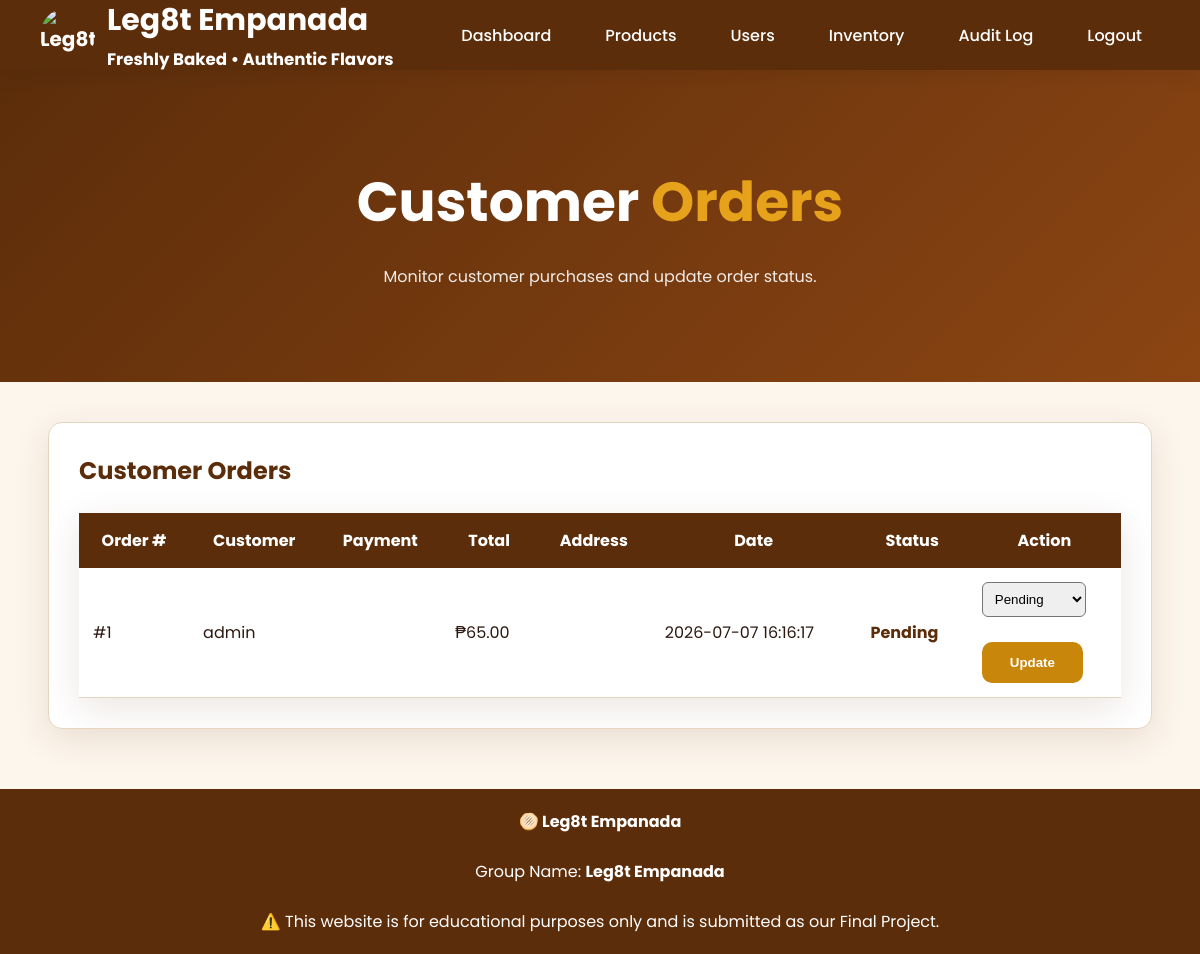
Page /admin/orders.php (signed in) on the committed database.
### tables this page shows
CREATE TABLE `orders` (
  `order_id` int(11) NOT NULL,
  `user_id` int(11) DEFAULT NULL,
  `total_amount` decimal(10,2) DEFAULT NULL,
  `payment_method` varchar(50) DEFAULT NULL,
  `delivery_address` text DEFAULT NULL,
  `order_date` datetime DEFAULT NULL,
  `order_status` varchar(30) DEFAULT NULL
);

CREATE TABLE `users` (
  `user_id` int(11) NOT NULL,
  `fullname` varchar(100) DEFAULT NULL,
  `email` varchar(100) DEFAULT NULL,
  `password` varchar(255) DEFAULT NULL,
  `address` text DEFAULT NULL,
  `contact` varchar(20) DEFAULT NULL,
  `role` varchar(20) DEFAULT 'buyer',
  `status` varchar(20) DEFAULT 'pending'
);

### admin/orders.php (the view, shortened to what this page needs)
<?php
include("../includes/db.php");
$orders = mysqli_query(
    $conn,
    "SELECT
        orders.*,
        users.fullname
     FROM orders
     INNER JOIN users
     ON orders.user_id = users.user_id
     ORDER BY orders.order_date DESC"
);
?>
<!DOCTYPE html>
<html lang="en">
<head>
    <link rel="stylesheet" href="../style.css">
</head>
<body>
    <nav>
        <div class="logo">
    <img
        src="images/logo.png"
        alt="Leg8t Empanada"
        class="logo-image"
    >
    <div class="logo-text">
        <h2>
            Leg8t Empanada
        </h2>
        <small>
            Freshly Baked • Authentic Flavors
        </small>
    </div>
</div>
        <ul>
            <li>
                <a href="dashboard.php">
                    Dashboard
                </a>
            </li>
            <li>
                <a href="products.php">
                    Products
                </a>
            </li>
            <li>
                <a href="users.php">
                    Users
                </a>
            </li>
            <li>
                <a href="inventory.php">
                    Inventory
                </a>
            </li>
            <li>
                <a href="audit_log.php">
                    Audit Log
                </a>
            </li>
            <li>
                <a href="../logout.php">
                    Logout
                </a>
            </li>
        </ul>
    </nav>
    <section class="hero">
        <h1>
            Customer
            <span>
                Orders
            </span>
        </h1>
        <p>
            Monitor customer purchases and update order status.
        </p>
    </section>
    <div class="container">
        <div class="card" style="padding:30px;">
            <h2 style="margin-bottom:25px; color:var(--brown);">
                Customer Orders
            </h2>
            <table>
                <thead>
                    <tr>
                        <th>
                            Order #
                        </th>
                        <th>
                            Customer
                        </th>
                        <th>
                            Payment
                        </th>
                        <th>
                            Total
                        </th>
                        <th>
                            Address
                        </th>
                        <th>
                            Date
                        </th>
                        <th>
                            Status
                        </th>
                        <th>
                            Action
                        </th>
                    </tr>
                </thead>
                <tbody>
                    <?php
while($row = mysqli_fetch_assoc($orders)){
?>
                    <tr>
                        <td>
                            #<?php echo $row['order_id']; ?>
                        </td>
                        <td>
                            <?php echo $row['fullname']; ?>
                        </td>
                        <td>
                        </td>
                        <td>
                            ₱<?php echo number_format($row['total_amount'],2); ?>
                        </td>
                        <td>
                        </td>
                        <td>
                            <?php echo $row['order_date']; ?>
                        </td>
                        <td>
                            <span style="font-weight:bold; color:#5C2D0A;">
                                <?php echo $row['order_status']; ?>
                            </span>
                        </td>
                        <td>
                            <form method="POST">
                                <select name="status" style="padding:8px; border-radius:6px;">
                                    <option <?php if($row['order_status']=="Pending") echo "selected"; ?>>
                                        Pending
                                    </option>
                                </select>
                                <br><br>
                                <button name="update_status" class="btn btn-primary">
                                    Update
                                </button>
                            </form>
                        </td>
                    </tr>
                    <?php
}
?>
                </tbody>
            </table>
        </div>
    </div>
    <footer>
        <strong>
            🫓 Leg8t Empanada
        </strong>
        <br><br>
        Group Name:
        <strong>
           Leg8t Empanada
        </strong>
        <br><br>
        ⚠️ This website is for educational purposes only and is submitted as our Final Project.
    </footer>
</body>
</html>

### style.css (style rules this page uses)
:root { --gold: #C8860A; --gold-light: #E6A21A; --gold-bg: #FFF8EC; --brown: #5C2D0A; --brown-light: #8B4513; --cream: #FDF6ED; --white: #FFFFFF; --text: #2C1810; --text2: #6B4C3B; --border: #E8D5C0; --success: #1B6B2F; --danger: #B42318; --radius: 14px; --shadow: 0 10px 35px rgba(92, 45, 10, .12); }
* { margin: 0; padding: 0; box-sizing: border-box; }
html { scroll-behavior: smooth; }
body { font-family: 'Poppins', sans-serif; background: var(--cream); color: var(--text); min-height: 100vh; }
nav { height: 70px; background: var(--brown); display: flex; justify-content: space-between; align-items: center; padding: 0 40px; position: sticky; top: 0; z-index: 999; box-shadow: 0 5px 20px rgba(0, 0, 0, .08); }
.logo { display: flex; align-items: center; gap: 12px; color: white; font-size: 24px; font-weight: 700; }
.logo { display:flex; align-items:center; gap:12px; font-weight:700; color:white; font-size:20px; }
.logo-image { width:55px; height:55px; object-fit:contain; border-radius:50%; }
nav ul { list-style: none; display: flex; gap: 18px; }
nav ul li a { color: white; text-decoration: none; padding: 10px 18px; border-radius: 8px; transition: .3s; font-weight: 500; }
.hero { background: linear-gradient(135deg, var(--brown), var(--brown-light)); color: white; padding: 90px 30px; text-align: center; }
.hero h1 { font-size: 55px; margin-bottom: 20px; }
.hero span { color: var(--gold-light); }
.hero p { max-width: 700px; margin: auto; line-height: 1.8; opacity: .9; }
.container { width: 92%; max-width: 1200px; margin: 40px auto; }
.card { background: white; border-radius: var(--radius); box-shadow: var(--shadow); border: 1px solid var(--border); overflow: hidden; }
.btn { display: inline-block; padding: 13px 28px; border: none; border-radius: 10px; cursor: pointer; font-weight: 600; text-decoration: none; transition: .3s; }
.btn-primary { background: var(--gold); color: white; }
table { width: 100%; border-collapse: collapse; background: white; box-shadow: var(--shadow); }
th { background: var(--brown); color: white; padding: 15px; }
td { padding: 14px; border-bottom: 1px solid var(--border); }
footer { margin-top: 60px; background: var(--brown); color: white; text-align: center; padding: 20px; }

### rows in the picture
orders: order_id "1", user.fullname "admin", total_amount "65.00", order_date "2026-07-07 16:16:17", order_status "Pending", status "Pending"
